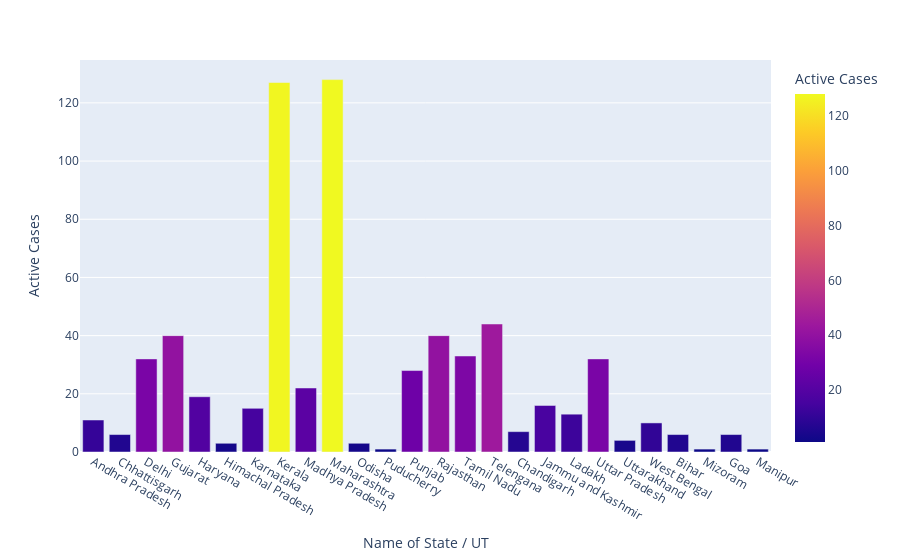

Write notebook code for a chart like this one.
### Code cell
#Bar Graph

px.bar(IN,x='Name of State / UT',y='Active Cases',color='Active Cases')

### Figure 1 — Plotly figure (JSON) as saved in the notebook; plotly's stock layout.template omitted (floating-point values rounded to 4 significant figures)
{"data": [{"alignmentgroup": "True", "hovertemplate": "Name of State / UT=%{x}<br>Active Cases=%{marker.color}<extra></extra>", "legendgroup": "", "marker": {"color": [11, 6, 32, 40, 19, 3, 15, 127, 22, 128, 3, 1, 28, 40, 33, 44, 7, 16, 13, 32, 4, 10, 6, 1, 6, 1], "coloraxis": "coloraxis", "pattern": {"shape": ""}}, "name": "", "offsetgroup": "", "orientation": "v", "showlegend": false, "textposition": "auto", "type": "bar", "x": ["Andhra Pradesh", "Chhattisgarh", "Delhi", "Gujarat", "Haryana", "Himachal Pradesh", "Karnataka", "Kerala", "Madhya Pradesh", "Maharashtra", "Odisha", "Puducherry", "Punjab", "Rajasthan", "Tamil Nadu", "Telengana", "Chandigarh", "Jammu and Kashmir", "Ladakh", "Uttar Pradesh", "Uttarakhand", "West Bengal", "Bihar", "Mizoram", "Goa", "Manipur"], "xaxis": "x", "y": [11, 6, 32, 40, 19, 3, 15, 127, 22, 128, 3, 1, 28, 40, 33, 44, 7, 16, 13, 32, 4, 10, 6, 1, 6, 1], "yaxis": "y"}], "layout": {"autosize": true, "barmode": "relative", "coloraxis": {"colorbar": {"title": {"text": "Active Cases"}}, "colorscale": [[0, "#0d0887"], [0.1111, "#46039f"], [0.2222, "#7201a8"], [0.3333, "#9c179e"], [0.4444, "#bd3786"], [0.5556, "#d8576b"], [0.6667, "#ed7953"], [0.7778, "#fb9f3a"], [0.8889, "#fdca26"], [1, "#f0f921"]]}, "legend": {"tracegroupgap": 0}, "margin": {"t": 60}, "xaxis": {"anchor": "y", "autorange": true, "domain": [0, 1], "range": [-0.5, 25.5], "title": {"text": "Name of State / UT"}, "type": "category"}, "yaxis": {"anchor": "x", "autorange": true, "domain": [0, 1], "range": [0, 134.7], "title": {"text": "Active Cases"}, "type": "linear"}}}
